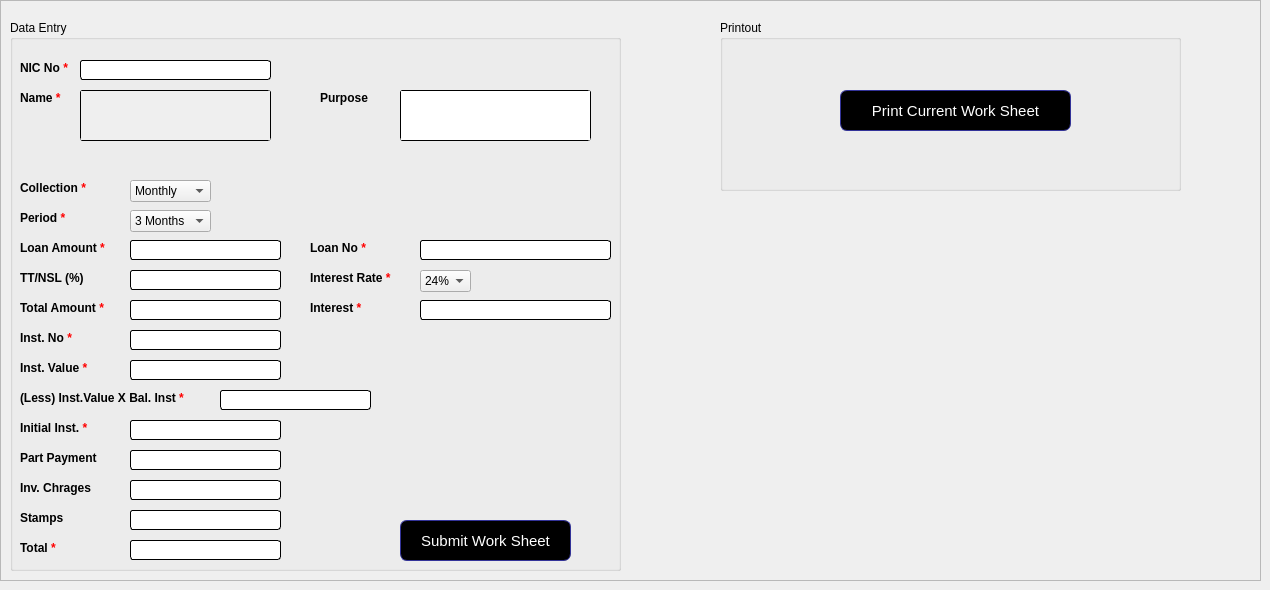
    <widget class="QWidget" name="tab_2">
     <attribute name="title">
      <string>Work Sheet</string>
     </attribute>
     <widget class="QFrame" name="frame">
      <property name="geometry">
       <rect>
        <x>0</x>
        <y>0</y>
        <width>1261</width>
        <height>581</height>
       </rect>
      </property>
      <property name="styleSheet">
       <string notr="true">QLabel {
font-weight: bold;
font-size: 12px;
}

QLineEdit,QListWidget,QPlainTextEdit {	
       border: 1px solid rgb(0, 0, 0);	 	      
       border-radius: 3px;	 	       
 	

       selection-background-color: rgb(253, 216, 134);	 	       selection-background-color: rgb(253, 216, 134);	

       font-size: 12px;	 	       font-size: 12px;	
}</string>
      </property>
      <property name="frameShape">
       <enum>QFrame::StyledPanel</enum>
      </property>
      <property name="frameShadow">
       <enum>QFrame::Raised</enum>
      </property>
      <widget class="QGroupBox" name="groupBox">
       <property name="geometry">
        <rect>
         <x>10</x>
         <y>20</y>
         <width>611</width>
         <height>551</height>
        </rect>
       </property>
       <property name="title">
        <string>Data Entry</string>
       </property>
       <widget class="QLineEdit" name="lineEdit">
        <property name="geometry">
         <rect>
          <x>70</x>
          <y>40</y>
          <width>191</width>
          <height>20</height>
         </rect>
        </property>
        <property name="text">
         <string/>
        </property>
       </widget>
       <widget class="QLabel" name="label_2">
        <property name="geometry">
         <rect>
          <x>300</x>
          <y>220</y>
          <width>61</width>
          <height>16</height>
         </rect>
        </property>
        <property name="text">
         <string>Loan No &lt;span style=&quot;color: red&quot;&gt;*&lt;/span&gt;</string>
        </property>
       </widget>
       <widget class="QLineEdit" name="lineEdit_2">
        <property name="enabled">
         <bool>true</bool>
        </property>
        <property name="geometry">
         <rect>
          <x>410</x>
          <y>220</y>
          <width>191</width>
          <height>20</height>
         </rect>
        </property>
        <property name="text">
         <string/>
        </property>
       </widget>
       <widget class="QLabel" name="label_3">
        <property name="geometry">
         <rect>
          <x>10</x>
          <y>190</y>
          <width>61</width>
          <height>16</height>
         </rect>
        </property>
        <property name="text">
         <string>Period &lt;span style=&quot;color: red&quot;&gt;*&lt;/span&gt;</string>
        </property>
       </widget>
       <widget class="QLabel" name="label_4">
        <property name="geometry">
         <rect>
          <x>10</x>
          <y>70</y>
          <width>61</width>
          <height>16</height>
         </rect>
        </property>
        <property name="text">
         <string>Name &lt;span style=&quot;color: red&quot;&gt;*&lt;/span&gt;</string>
        </property>
       </widget>
       <widget class="QLabel" name="label_5">
        <property name="geometry">
         <rect>
          <x>310</x>
          <y>70</y>
          <width>61</width>
          <height>16</height>
         </rect>
        </property>
        <property name="text">
         <string>Purpose</string>
        </property>
       </widget>
       <widget class="QPlainTextEdit" name="plainTextEdit">
        <property name="geometry">
         <rect>
          <x>390</x>
          <y>70</y>
          <width>191</width>
          <height>51</height>
         </rect>
        </property>
        <property name="plainText">
         <string/>
        </property>
       </widget>
       <widget class="QLabel" name="label_6">
        <property name="geometry">
         <rect>
          <x>10</x>
          <y>220</y>
          <width>101</width>
          <height>16</height>
         </rect>
        </property>
        <property name="text">
         <string>Loan Amount &lt;span style=&quot;color: red&quot;&gt;*&lt;/span&gt;</string>
        </property>
       </widget>
       <widget class="QLineEdit" name="lineEdit_4">
        <property name="geometry">
         <rect>
          <x>120</x>
          <y>220</y>
          <width>151</width>
          <height>20</height>
         </rect>
        </property>
        <property name="text">
         <string/>
        </property>
       </widget>
       <widget class="QLabel" name="label_7">
        <property name="geometry">
         <rect>
          <x>10</x>
          <y>250</y>
          <width>91</width>
          <height>16</height>
         </rect>
        </property>
        <property name="text">
         <string>TT/NSL (%)</string>
        </property>
       </widget>
       <widget class="QLabel" name="label_8">
        <property name="geometry">
         <rect>
          <x>10</x>
          <y>280</y>
          <width>101</width>
          <height>16</height>
         </rect>
        </property>
        <property name="text">
         <string>Total Amount &lt;span style=&quot;color: red&quot;&gt;*&lt;/span&gt;</string>
        </property>
       </widget>
       <widget class="QLabel" name="label_9">
        <property name="geometry">
         <rect>
          <x>10</x>
          <y>310</y>
          <width>91</width>
          <height>16</height>
         </rect>
        </property>
        <property name="text">
         <string>Inst. No &lt;span style=&quot;color: red&quot;&gt;*&lt;/span&gt;</string>
        </property>
       </widget>
       <widget class="QLabel" name="label_10">
        <property name="geometry">
         <rect>
          <x>10</x>
          <y>370</y>
          <width>181</width>
          <height>16</height>
         </rect>
        </property>
        <property name="text">
         <string>(Less) Inst.Value X Bal. Inst &lt;span style=&quot;color: red&quot;&gt;*&lt;/span&gt;</string>
        </property>
       </widget>
       <widget class="QLabel" name="label_11">
        <property name="geometry">
         <rect>
          <x>10</x>
          <y>340</y>
          <width>91</width>
          <height>16</height>
         </rect>
        </property>
        <property name="text">
         <string>Inst. Value &lt;span style=&quot;color: red&quot;&gt;*&lt;/span&gt;</string>
        </property>
       </widget>
       <widget class="QLabel" name="label_12">
        <property name="geometry">
         <rect>
          <x>10</x>
          <y>460</y>
          <width>91</width>
          <height>16</height>
         </rect>
        </property>
        <property name="text">
         <string>Inv. Chrages</string>
        </property>
       </widget>
       <widget class="QLabel" name="label_13">
        <property name="geometry">
         <rect>
          <x>10</x>
          <y>430</y>
          <width>91</width>
          <height>16</height>
         </rect>
        </property>
        <property name="text">
         <string>Part Payment</string>
        </property>
       </widget>
       <widget class="QLabel" name="label_14">
        <property name="geometry">
         <rect>
          <x>10</x>
          <y>400</y>
          <width>91</width>
          <height>16</height>
         </rect>
        </property>
        <property name="text">
         <string>Initial Inst. &lt;span style=&quot;color: red&quot;&gt;*&lt;/span&gt;</string>
        </property>
       </widget>
       <widget class="QLineEdit" name="lineEdit_5">
        <property name="geometry">
         <rect>
          <x>120</x>
          <y>250</y>
          <width>151</width>
          <height>20</height>
         </rect>
        </property>
        <property name="text">
         <string/>
        </property>
       </widget>
       <widget class="QLineEdit" name="lineEdit_6">
        <property name="enabled">
         <bool>false</bool>
        </property>
        <property name="geometry">
         <rect>
          <x>210</x>
          <y>370</y>
          <width>151</width>
          <height>20</height>
         </rect>
        </property>
        <property name="text">
         <string/>
        </property>
       </widget>
       <widget class="QLineEdit" name="lineEdit_7">
        <property name="geometry">
         <rect>
          <x>120</x>
          <y>340</y>
          <width>151</width>
          <height>20</height>
         </rect>
        </property>
        <property name="text">
         <string/>
        </property>
       </widget>
       <widget class="QLineEdit" name="lineEdit_8">
        <property name="geometry">
         <rect>
          <x>120</x>
          <y>310</y>
          <width>151</width>
          <height>20</height>
         </rect>
        </property>
        <property name="text">
         <string/>
        </property>
       </widget>
       <widget class="QLineEdit" name="lineEdit_9">
        <property name="enabled">
         <bool>false</bool>
        </property>
        <property name="geometry">
         <rect>
          <x>120</x>
          <y>280</y>
          <width>151</width>
          <height>20</height>
         </rect>
        </property>
        <property name="text">
         <string/>
        </property>
       </widget>
       <widget class="QLineEdit" name="lineEdit_10">
        <property name="geometry">
         <rect>
          <x>120</x>
          <y>490</y>
          <width>151</width>
          <height>20</height>
         </rect>
        </property>
        <property name="text">
         <string/>
        </property>
       </widget>
       <widget class="QLineEdit" name="lineEdit_11">
        <property name="geometry">
         <rect>
          <x>120</x>
          <y>460</y>
          <width>151</width>
          <height>20</height>
         </rect>
        </property>
        <property name="text">
         <string/>
        </property>
       </widget>
       <widget class="QLineEdit" name="lineEdit_12">
        <property name="geometry">
         <rect>
          <x>120</x>
          <y>430</y>
          <width>151</width>
          <height>20</height>
         </rect>
        </property>
        <property name="text">
         <string/>
        </property>
       </widget>
       <widget class="QLineEdit" name="lineEdit_13">
        <property name="geometry">
         <rect>
          <x>120</x>
          <y>400</y>
          <width>151</width>
          <height>20</height>
         </rect>
        </property>
        <property name="text">
         <string/>
        </property>
       </widget>
       <widget class="QLabel" name="label_15">
        <property name="geometry">
         <rect>
          <x>300</x>
          <y>250</y>
          <width>101</width>
          <height>16</height>
         </rect>
        </property>
        <property name="text">
         <string>Interest Rate &lt;span style=&quot;color: red&quot;&gt;*&lt;/span&gt;</string>
        </property>
       </widget>
       <widget class="QLabel" name="label_16">
        <property name="geometry">
         <rect>
          <x>300</x>
          <y>280</y>
          <width>91</width>
          <height>16</height>
         </rect>
        </property>
        <property name="text">
         <string>Interest &lt;span style=&quot;color: red&quot;&gt;*&lt;/span&gt;</string>
        </property>
       </widget>
       <widget class="QLabel" name="label_17">
        <property name="geometry">
         <rect>
          <x>10</x>
          <y>490</y>
          <width>91</width>
          <height>16</height>
         </rect>
        </property>
        <property name="text">
         <string>Stamps</string>
        </property>
       </widget>
       <widget class="QLabel" name="label_18">
        <property name="geometry">
         <rect>
          <x>10</x>
          <y>160</y>
          <width>91</width>
          <height>16</height>
         </rect>
        </property>
        <property name="text">
         <string>Collection &lt;span style=&quot;color: red&quot;&gt;*&lt;/span&gt;</string>
        </property>
       </widget>
       <widget class="QLabel" name="label_19">
        <property name="geometry">
         <rect>
          <x>10</x>
          <y>520</y>
          <width>91</width>
          <height>16</height>
         </rect>
        </property>
        <property name="text">
         <string>Total &lt;span style=&quot;color: red&quot;&gt;*&lt;/span&gt;</string>
        </property>
       </widget>
       <widget class="QLineEdit" name="lineEdit_15">
        <property name="enabled">
         <bool>false</bool>
        </property>
        <property name="geometry">
         <rect>
          <x>120</x>
          <y>520</y>
          <width>151</width>
          <height>20</height>
         </rect>
        </property>
        <property name="text">
         <string/>
        </property>
       </widget>
       <widget class="QPushButton" name="pushButton">
        <property name="geometry">
         <rect>
          <x>390</x>
          <y>500</y>
          <width>171</width>
          <height>41</height>
         </rect>
        </property>
        <property name="styleSheet">
         <string notr="true">QPushButton {
color: white;
background-color: QLinearGradient( );
border-width: 1px;
border-color: #339;
border-style: solid;
border-radius: 7;
padding: 3px;
font-size: 15px;
padding-left: 5px;
padding-right: 5px;

}</string>
        </property>
        <property name="text">
         <string>Submit Work Sheet</string>
        </property>
       </widget>
       <widget class="QLabel" name="label_20">
        <property name="geometry">
         <rect>
          <x>10</x>
          <y>40</y>
          <width>61</width>
          <height>16</height>
         </rect>
        </property>
        <property name="text">
         <string>NIC No &lt;span style=&quot;color: red&quot;&gt;*&lt;/span&gt;</string>
        </property>
       </widget>
       <widget class="QPlainTextEdit" name="plainTextEdit_2">
        <property name="enabled">
         <bool>false</bool>
        </property>
        <property name="geometry">
         <rect>
          <x>70</x>
          <y>70</y>
          <width>191</width>
          <height>51</height>
         </rect>
        </property>
        <property name="plainText">
         <string/>
        </property>
       </widget>
       <widget class="QComboBox" name="comboBox_4">
        <property name="geometry">
         <rect>
          <x>120</x>
          <y>160</y>
          <width>81</width>
          <height>22</height>
         </rect>
        </property>
        <item>
         <property name="text">
          <string>Monthly</string>
         </property>
        </item>
        <item>
         <property name="text">
          <string>Weekly</string>
         </property>
        </item>
        <item>
         <property name="text">
          <string>Daily</string>
         </property>
        </item>
       </widget>
       <widget class="QComboBox" name="comboBox_5">
        <property name="geometry">
         <rect>
          <x>410</x>
          <y>250</y>
          <width>51</width>
          <height>22</height>
         </rect>
        </property>
        <item>
         <property name="text">
          <string>24%</string>
         </property>
        </item>
        <item>
         <property name="text">
          <string>25%</string>
         </property>
        </item>
       </widget>
       <widget class="QLineEdit" name="lineEdit_19">
        <property name="enabled">
         <bool>false</bool>
        </property>
        <property name="geometry">
         <rect>
          <x>410</x>
          <y>280</y>
          <width>191</width>
          <height>20</height>
         </rect>
        </property>
        <property name="text">
         <string/>
        </property>
       </widget>
       <widget class="QLabel" name="label_32">
        <property name="geometry">
         <rect>
          <x>270</x>
          <y>340</y>
          <width>91</width>
          <height>21</height>
         </rect>
        </property>
        <property name="styleSheet">
         <string notr="true">color:blue;</string>
        </property>
        <property name="text">
         <string/>
        </property>
       </widget>
       <widget class="QLabel" name="label_33">
        <property name="geometry">
         <rect>
          <x>30</x>
          <y>130</y>
          <width>281</width>
          <height>21</height>
         </rect>
        </property>
        <property name="styleSheet">
         <string notr="true">color:red;</string>
        </property>
        <property name="text">
         <string/>
        </property>
       </widget>
       <widget class="QLabel" name="label_34">
        <property name="geometry">
         <rect>
          <x>350</x>
          <y>440</y>
          <width>251</width>
          <height>31</height>
         </rect>
        </property>
        <property name="styleSheet">
         <string notr="true">color:red;</string>
        </property>
        <property name="text">
         <string/>
        </property>
       </widget>
       <widget class="QComboBox" name="comboBox_6">
        <property name="geometry">
         <rect>
          <x>120</x>
          <y>190</y>
          <width>81</width>
          <height>22</height>
         </rect>
        </property>
        <item>
         <property name="text">
          <string>3 Months</string>
         </property>
        </item>
        <item>
         <property name="text">
          <string>6 Months</string>
         </property>
        </item>
        <item>
         <property name="text">
          <string>12 Months</string>
         </property>
        </item>
        <item>
         <property name="text">
          <string>18 Months</string>
         </property>
        </item>
        <item>
         <property name="text">
          <string>24 Months</string>
         </property>
        </item>
       </widget>
      </widget>
      <widget class="QGroupBox" name="groupBox_2">
       <property name="geometry">
        <rect>
         <x>720</x>
         <y>20</y>
         <width>461</width>
         <height>171</height>
        </rect>
       </property>
       <property name="title">
        <string>Printout</string>
       </property>
       <widget class="QPushButton" name="pushButton_2">
        <property name="geometry">
         <rect>
          <x>120</x>
          <y>70</y>
          <width>231</width>
          <height>41</height>
         </rect>
        </property>
        <property name="styleSheet">
         <string notr="true">QPushButton {
color: white;
background-color: QLinearGradient( );
border-width: 1px;
border-color: #339;
border-style: solid;
border-radius: 7;
padding: 3px;
font-size: 15px;
padding-left: 5px;
padding-right: 5px;

}</string>
        </property>
        <property name="text">
         <string>Print Current Work Sheet</string>
        </property>
       </widget>
      </widget>
     </widget>
    </widget>
